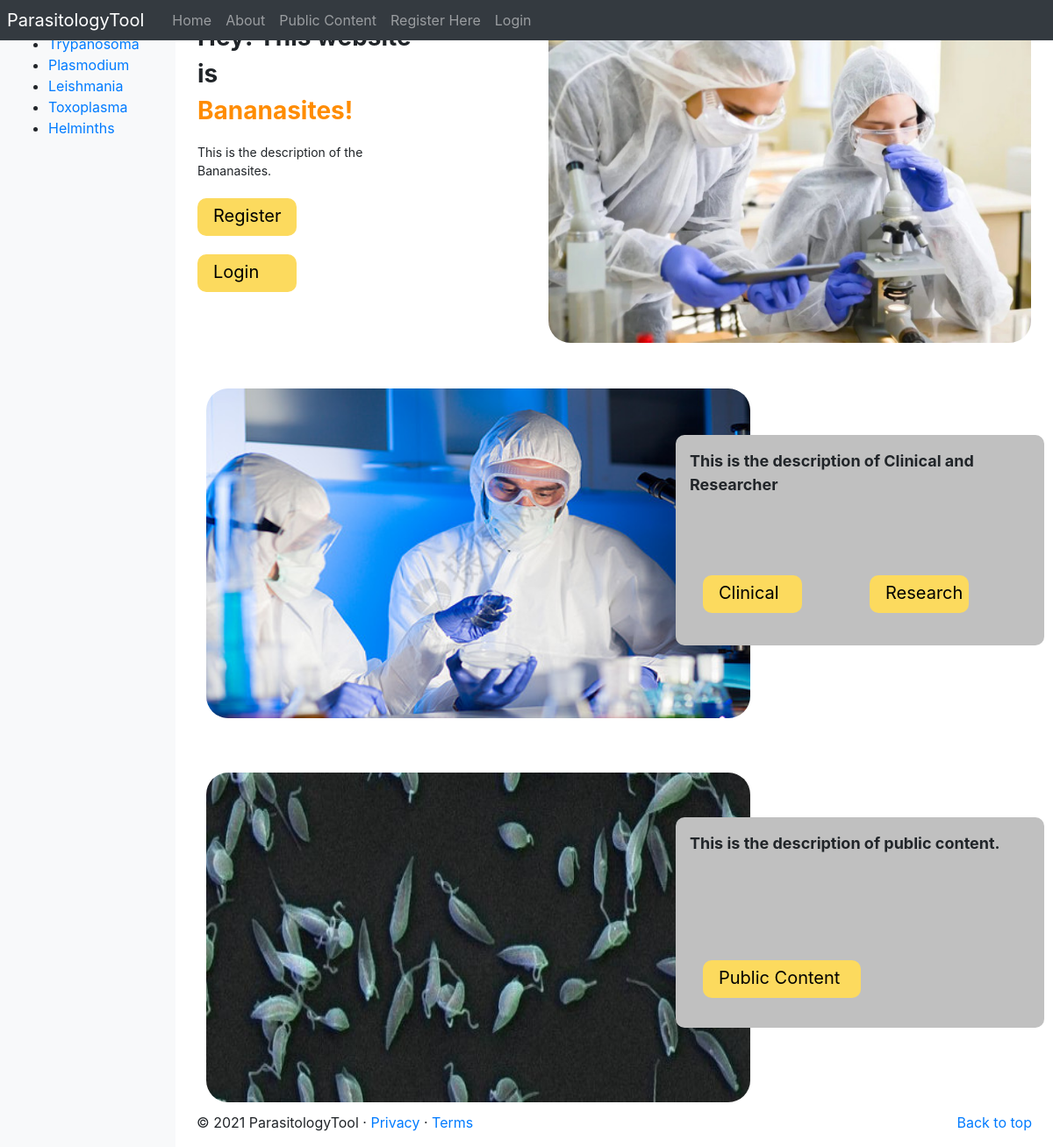
The page / on the database its author committed.
### parasitologyTool/models.py (models this page shows, shortened)
class Parasite(models.Model):
	NAME_MAX_LENGTH = 128
	name = models.CharField(max_length=NAME_MAX_LENGTH, unique=True)
	views = models.IntegerField(default=0)
	picture = models.ImageField(upload_to='parasite_pic')
	intro = models.CharField(max_length=3000)

### parasitologyTool/views.py (the view)
# urls.py: path('', views.index, name='index'),
def index(request):
    parasite_list = Parasite.objects.order_by('name')
    context_dict = {'parasites': parasite_list}
    return render(request, 'parasitologyTool/index.html', context=context_dict)

### parasitologyTool/templatetags/parasitologyTool_template_tags.py (called while the page is built)
@register.inclusion_tag('parasitologyTool/parasite_list.html')
def get_parasite_list(current_category=None):
	return {'parasites': Parasite.objects.all(),
	        'current_category':current_category}

### templates/parasitologyTool/index.html (shortened to what this page needs)
{% extends 'parasitologyTool/base.html' %}
{% load static %}
{% block body_block %}
<div>
    <div>
    <table style="font-size: 14px; margin-top: 20px; margin-bottom: 40px;">
        <tr>
            <div>
                <td valign="top">
                    <strong style="font-size: 28px; ">Hey! This website is <p class="orange">Bananasites!</p></strong>
                    <div>
                        This is the description of the Bananasites.
                    </div>
                    <br>
                    <div class="box" style="position: relative;">
                        <a href="{% url 'parasitologyTool:register' %}" style="position:absolute; z-index: 2; left: 18px; top: 5px;"><p class="link">Register</p></a>
                    </div>
                    <br>
                    <div class="box" style="position: relative;">
                        <a href="{% url 'parasitologyTool:login' %}" style="position:absolute; z-index: 2; left: 18px; top: 5px;"><p class="link">Login</p></a>
                    </div>
                </td>
            </div>
            <div>
                <td ><img style="border-radius: 25px; width: 550px; height: 370px; margin-left: 150px; float: left;" src="{% static 'images/researcher.jpeg' %}" alt="Parasitology researcher" /></td>
            </div>
        </tr>
    </table>
    </div>
    <div>
    <table style="margin-bottom: 40px;">
       <tr>
            <div style="position:relative;">
            <td>
                <img style="border-radius: 25px; width: 620px; height: 376px; margin: 10px; float: left;" src="{% static 'images/researcher1.jpeg' %}" alt="Parasitology researcher1" />
            </td>
            <td class="square" style="position:absolute; left: 570px; bottom:572px">
                <div style="margin-top: 15px; margin-left:15px; font-size: 18px;">
                    <strong>This is the description of Clinical and Researcher</strong>
                </div>
                <div class="box" style="position: relative; top: 90px; left: 30px;">
                    <a href="{% url 'parasitologyTool:clinical_portal' %}" style="position:absolute; z-index: 2; left: 18px; top: 5px;"><p class="link">Clinical</p></a>
                </div>
                <div class="box" style="position: relative; top: 47px; left: 220px">
                    <a href="{% url 'parasitologyTool:research_portal' %}" style="position:absolute; z-index: 2; left: 18px; top: 5px;"><p class="link">Research</p></a>
                </div>
            </td>
            </div>
       </tr>
    </table>
    </div>
    <div>
    <table style="margin-bottom:0px">
       <tr>
            <div style="position: relative;">
            <td>
                <img style="border-radius: 25px; width: 620px; height: 376px; margin: 10px; float: left;" src="{% static 'images/Leishmania.jpg' %}" alt="Parasitology researcher1" />
            </td>
            <td class="square" style="position:absolute; left: 570px; bottom:136px">
                <div style="margin-top: 15px; margin-left:15px; font-size: 18px;">
                    <strong>This is the description of public content.</strong>
                </div>
                <div class="large-box" style="position: relative; top: 120px; left: 30px;">
                    <a href="{% url 'parasitologyTool:public_content' %}" style="position:absolute; z-index: 2; left: 18px; top: 5px;"><p class="link">Public Content</p></a>
                </div>
                </div>
            </div>
    </div>
</div>
{% endblock %}

### templates/parasitologyTool/parasite_list.html
{% if parasites %}
    <ul>
    {% for p in parasites %}
        {% if p == current_category %}
            <li><strong><a href="{% url 'parasitologyTool:goto' %}?parasite_id={{ p.id }}">{{ p.name }}</a></strong></li>
        {% else %}
            <li><a href="{% url 'parasitologyTool:goto' %}?parasite_id={{ p.id }}">{{ p.name }}</a></li>
        {% endif %}
    {% endfor %}
    </ul>
{% else %}
    <strong>No parasites</strong>
{% endif %}

### templates/parasitologyTool/index.html (style rules this page uses)
p.orange { color: darkorange; }
p.link { color: black; font-size: 20px; }
.box { width: 113px; height: 43px; background-color: #fcda5e; border-radius: 10px; }
.square { width: 420px; height: 240px; background: silver; border-radius: 10px; }
.large-box { width: 180px; height: 43px; background-color: #fcda5e; border-radius: 10px; }

### rows shown on the page
Parasite: name "Trypanosoma"
Parasite: name "Plasmodium"
Parasite: name "Leishmania"
Parasite: name "Toxoplasma"
Parasite: name "Helminths"
